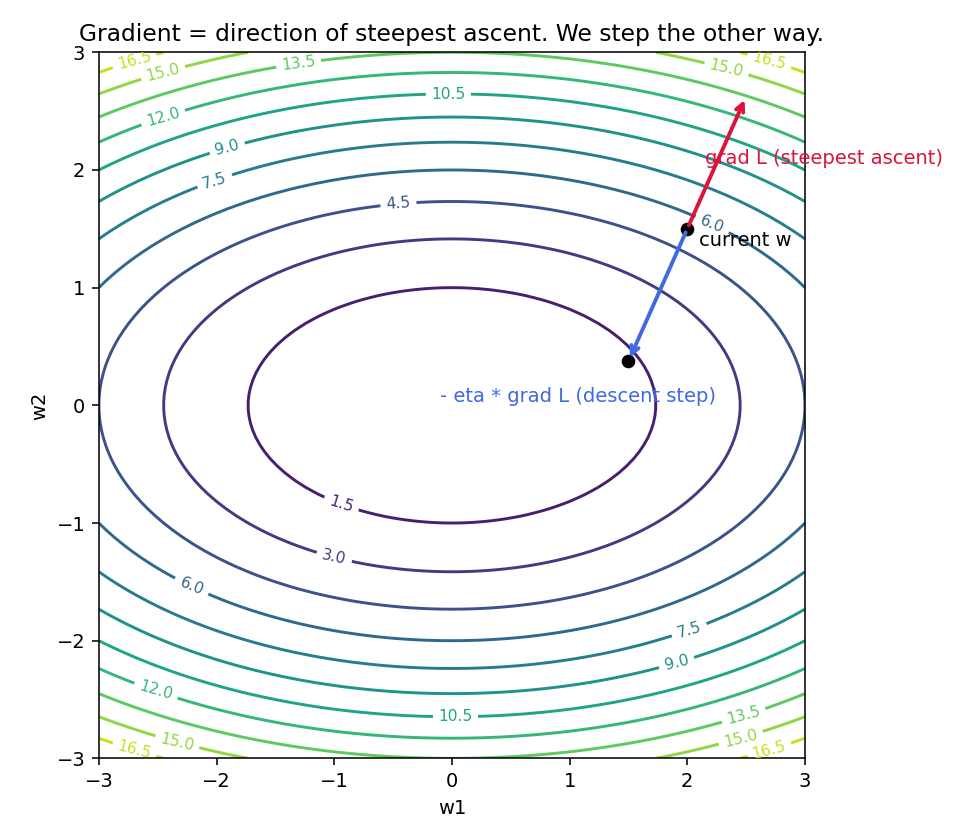

Recreate this plot in Python.
"""Plot a 2D loss surface (contour) and the gradient arrow at one point,
with one gradient-descent step in the OPPOSITE direction.

Output: diagram_gradient_geometry.png
"""

import numpy as np
import matplotlib.pyplot as plt


def grad(w):
    return np.array([w[0], 3 * w[1]])


def main():
    grid = np.linspace(-3, 3, 100)
    W1, W2 = np.meshgrid(grid, grid)
    L = 0.5 * W1**2 + 1.5 * W2**2

    point = np.array([2.0, 1.5])
    g = grad(point)
    lr = 0.25
    step = point - lr * g

    fig, ax = plt.subplots(figsize=(7, 6))
    cs = ax.contour(W1, W2, L, levels=15, cmap="viridis")
    ax.clabel(cs, inline=True, fontsize=8)

    ax.annotate("", xy=point + g * 0.25, xytext=point,
                arrowprops=dict(arrowstyle="->", color="crimson", lw=2))
    ax.annotate("", xy=step, xytext=point,
                arrowprops=dict(arrowstyle="->", color="royalblue", lw=2))
    ax.plot(*point, "ko")
    ax.plot(*step, "ko")
    ax.text(point[0] + 0.15, point[1] + 0.55, "grad L (steepest ascent)", color="crimson")
    ax.text(step[0] - 1.6, step[1] - 0.35, "- eta * grad L (descent step)", color="royalblue")
    ax.text(point[0] + 0.1, point[1] - 0.15, "current w", color="black")

    ax.set_xlabel("w1")
    ax.set_ylabel("w2")
    ax.set_title("Gradient = direction of steepest ascent. We step the other way.")
    ax.set_aspect("equal")

    fig.tight_layout()
    fig.savefig("diagram_gradient_geometry.png", dpi=140)
    print("wrote diagram_gradient_geometry.png")


if __name__ == "__main__":
    main()
